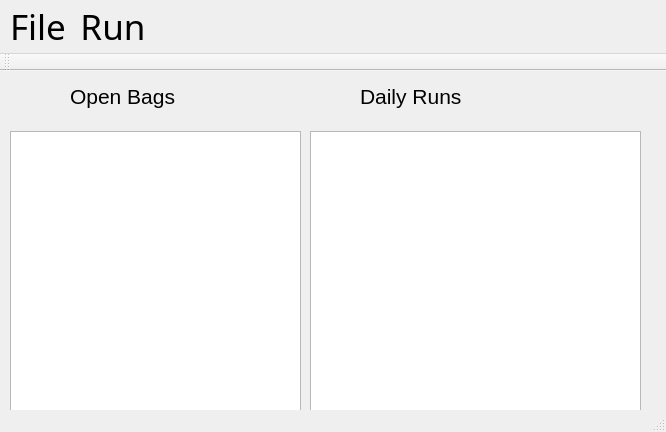
<?xml version="1.0" encoding="UTF-8"?>
<ui version="4.0">
 <class>MainWindow</class>
 <widget class="QMainWindow" name="MainWindow">
  <property name="geometry">
   <rect>
    <x>0</x>
    <y>0</y>
    <width>666</width>
    <height>432</height>
   </rect>
  </property>
  <property name="windowTitle">
   <string>MainWindow</string>
  </property>
  <widget class="QWidget" name="centralWidget">
   <widget class="QListWidget" name="listOpenBags">
    <property name="geometry">
     <rect>
      <x>10</x>
      <y>60</y>
      <width>291</width>
      <height>281</height>
     </rect>
    </property>
   </widget>
   <widget class="QListWidget" name="listDailyRuns">
    <property name="geometry">
     <rect>
      <x>310</x>
      <y>60</y>
      <width>331</width>
      <height>281</height>
     </rect>
    </property>
   </widget>
   <widget class="QLabel" name="label">
    <property name="geometry">
     <rect>
      <x>70</x>
      <y>10</y>
      <width>161</width>
      <height>31</height>
     </rect>
    </property>
    <property name="font">
     <font>
      <pointsize>16</pointsize>
     </font>
    </property>
    <property name="text">
     <string>Open Bags</string>
    </property>
   </widget>
   <widget class="QLabel" name="label_2">
    <property name="geometry">
     <rect>
      <x>360</x>
      <y>10</y>
      <width>191</width>
      <height>31</height>
     </rect>
    </property>
    <property name="font">
     <font>
      <pointsize>16</pointsize>
     </font>
    </property>
    <property name="text">
     <string>Daily Runs</string>
    </property>
   </widget>
  </widget>
  <widget class="QMenuBar" name="menuBar">
   <property name="geometry">
    <rect>
     <x>0</x>
     <y>0</y>
     <width>666</width>
     <height>50</height>
    </rect>
   </property>
   <property name="font">
    <font>
     <family>Sans</family>
     <pointsize>26</pointsize>
     <italic>false</italic>
    </font>
   </property>
   <widget class="QMenu" name="menuRun">
    <property name="title">
     <string>Run</string>
    </property>
    <addaction name="startRun"/>
    <addaction name="actionRemove_Selected"/>
   </widget>
   <widget class="QMenu" name="menuFile">
    <property name="title">
     <string>File</string>
    </property>
    <addaction name="actionSave"/>
    <addaction name="actionExit"/>
   </widget>
   <addaction name="menuFile"/>
   <addaction name="menuRun"/>
  </widget>
  <widget class="QToolBar" name="mainToolBar">
   <attribute name="toolBarArea">
    <enum>TopToolBarArea</enum>
   </attribute>
   <attribute name="toolBarBreak">
    <bool>false</bool>
   </attribute>
  </widget>
  <widget class="QStatusBar" name="statusBar"/>
  <action name="newBag">
   <property name="text">
    <string>Open</string>
   </property>
  </action>
  <action name="actionFinish">
   <property name="text">
    <string>Finish</string>
   </property>
  </action>
  <action name="reviewLogs">
   <property name="text">
    <string>ReviewCalendar</string>
   </property>
  </action>
  <action name="mainMenu">
   <property name="text">
    <string>MainMenu</string>
   </property>
  </action>
  <action name="startRun">
   <property name="text">
    <string>Start From Selected</string>
   </property>
  </action>
  <action name="actionSave">
   <property name="text">
    <string>Save</string>
   </property>
  </action>
  <action name="actionExit">
   <property name="text">
    <string>Exit</string>
   </property>
  </action>
  <action name="actionClose">
   <property name="text">
    <string>Close</string>
   </property>
  </action>
  <action name="actionRemove_Selected">
   <property name="text">
    <string>Remove Selected</string>
   </property>
  </action>
 </widget>
 <layoutdefault spacing="6" margin="11"/>
 <resources/>
 <connections/>
</ui>
